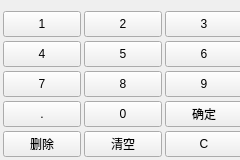
<?xml version="1.0" encoding="UTF-8"?>
<ui version="4.0">
 <class>NumKeyBoard</class>
 <widget class="QWidget" name="NumKeyBoard">
  <property name="enabled">
   <bool>true</bool>
  </property>
  <property name="geometry">
   <rect>
    <x>0</x>
    <y>0</y>
    <width>240</width>
    <height>160</height>
   </rect>
  </property>
  <property name="minimumSize">
   <size>
    <width>240</width>
    <height>160</height>
   </size>
  </property>
  <property name="maximumSize">
   <size>
    <width>240</width>
    <height>160</height>
   </size>
  </property>
  <property name="windowTitle">
   <string>Form</string>
  </property>
  <widget class="QWidget" name="layoutWidget">
   <property name="geometry">
    <rect>
     <x>0</x>
     <y>70</y>
     <width>248</width>
     <height>28</height>
    </rect>
   </property>
   <layout class="QHBoxLayout" name="horizontalLayout">
    <property name="spacing">
     <number>0</number>
    </property>
    <item>
     <widget class="QPushButton" name="pushButton_7">
      <property name="minimumSize">
       <size>
        <width>78</width>
        <height>26</height>
       </size>
      </property>
      <property name="maximumSize">
       <size>
        <width>78</width>
        <height>26</height>
       </size>
      </property>
      <property name="text">
       <string>7</string>
      </property>
     </widget>
    </item>
    <item>
     <widget class="QPushButton" name="pushButton_8">
      <property name="minimumSize">
       <size>
        <width>78</width>
        <height>26</height>
       </size>
      </property>
      <property name="maximumSize">
       <size>
        <width>78</width>
        <height>26</height>
       </size>
      </property>
      <property name="text">
       <string>8</string>
      </property>
     </widget>
    </item>
    <item>
     <widget class="QPushButton" name="pushButton_9">
      <property name="minimumSize">
       <size>
        <width>78</width>
        <height>26</height>
       </size>
      </property>
      <property name="maximumSize">
       <size>
        <width>78</width>
        <height>26</height>
       </size>
      </property>
      <property name="text">
       <string>9</string>
      </property>
     </widget>
    </item>
   </layout>
  </widget>
  <widget class="QWidget" name="layoutWidget">
   <property name="geometry">
    <rect>
     <x>0</x>
     <y>40</y>
     <width>248</width>
     <height>28</height>
    </rect>
   </property>
   <layout class="QHBoxLayout" name="horizontalLayout_2">
    <property name="spacing">
     <number>0</number>
    </property>
    <item>
     <widget class="QPushButton" name="pushButton_4">
      <property name="minimumSize">
       <size>
        <width>78</width>
        <height>26</height>
       </size>
      </property>
      <property name="maximumSize">
       <size>
        <width>78</width>
        <height>26</height>
       </size>
      </property>
      <property name="text">
       <string>4</string>
      </property>
     </widget>
    </item>
    <item>
     <widget class="QPushButton" name="pushButton_5">
      <property name="minimumSize">
       <size>
        <width>78</width>
        <height>26</height>
       </size>
      </property>
      <property name="maximumSize">
       <size>
        <width>78</width>
        <height>26</height>
       </size>
      </property>
      <property name="text">
       <string>5</string>
      </property>
     </widget>
    </item>
    <item>
     <widget class="QPushButton" name="pushButton_6">
      <property name="minimumSize">
       <size>
        <width>78</width>
        <height>26</height>
       </size>
      </property>
      <property name="maximumSize">
       <size>
        <width>78</width>
        <height>26</height>
       </size>
      </property>
      <property name="text">
       <string>6</string>
      </property>
     </widget>
    </item>
   </layout>
  </widget>
  <widget class="QWidget" name="layoutWidget">
   <property name="geometry">
    <rect>
     <x>0</x>
     <y>10</y>
     <width>248</width>
     <height>28</height>
    </rect>
   </property>
   <layout class="QHBoxLayout" name="horizontalLayout_3">
    <property name="spacing">
     <number>0</number>
    </property>
    <item>
     <widget class="QPushButton" name="pushButton_1">
      <property name="minimumSize">
       <size>
        <width>78</width>
        <height>26</height>
       </size>
      </property>
      <property name="maximumSize">
       <size>
        <width>78</width>
        <height>26</height>
       </size>
      </property>
      <property name="text">
       <string>1</string>
      </property>
     </widget>
    </item>
    <item>
     <widget class="QPushButton" name="pushButton_2">
      <property name="minimumSize">
       <size>
        <width>78</width>
        <height>26</height>
       </size>
      </property>
      <property name="maximumSize">
       <size>
        <width>78</width>
        <height>26</height>
       </size>
      </property>
      <property name="text">
       <string>2</string>
      </property>
     </widget>
    </item>
    <item>
     <widget class="QPushButton" name="pushButton_3">
      <property name="minimumSize">
       <size>
        <width>78</width>
        <height>26</height>
       </size>
      </property>
      <property name="maximumSize">
       <size>
        <width>78</width>
        <height>26</height>
       </size>
      </property>
      <property name="text">
       <string>3</string>
      </property>
     </widget>
    </item>
   </layout>
  </widget>
  <widget class="QWidget" name="layoutWidget">
   <property name="geometry">
    <rect>
     <x>0</x>
     <y>100</y>
     <width>248</width>
     <height>28</height>
    </rect>
   </property>
   <layout class="QHBoxLayout" name="horizontalLayout_4">
    <property name="spacing">
     <number>0</number>
    </property>
    <item>
     <widget class="QPushButton" name="pushButton_dou">
      <property name="minimumSize">
       <size>
        <width>78</width>
        <height>26</height>
       </size>
      </property>
      <property name="maximumSize">
       <size>
        <width>78</width>
        <height>26</height>
       </size>
      </property>
      <property name="text">
       <string>.</string>
      </property>
     </widget>
    </item>
    <item>
     <widget class="QPushButton" name="pushButton_0">
      <property name="minimumSize">
       <size>
        <width>78</width>
        <height>26</height>
       </size>
      </property>
      <property name="maximumSize">
       <size>
        <width>78</width>
        <height>26</height>
       </size>
      </property>
      <property name="text">
       <string>0</string>
      </property>
     </widget>
    </item>
    <item>
     <widget class="QPushButton" name="pushButton_true">
      <property name="minimumSize">
       <size>
        <width>78</width>
        <height>26</height>
       </size>
      </property>
      <property name="maximumSize">
       <size>
        <width>78</width>
        <height>26</height>
       </size>
      </property>
      <property name="text">
       <string>确定</string>
      </property>
     </widget>
    </item>
   </layout>
  </widget>
  <widget class="QWidget" name="layoutWidget">
   <property name="geometry">
    <rect>
     <x>0</x>
     <y>130</y>
     <width>248</width>
     <height>28</height>
    </rect>
   </property>
   <layout class="QHBoxLayout" name="horizontalLayout_5">
    <property name="spacing">
     <number>0</number>
    </property>
    <item>
     <widget class="QPushButton" name="pushButton_detele">
      <property name="minimumSize">
       <size>
        <width>78</width>
        <height>26</height>
       </size>
      </property>
      <property name="maximumSize">
       <size>
        <width>78</width>
        <height>26</height>
       </size>
      </property>
      <property name="text">
       <string>删除</string>
      </property>
     </widget>
    </item>
    <item>
     <widget class="QPushButton" name="pushButton_clear">
      <property name="minimumSize">
       <size>
        <width>78</width>
        <height>26</height>
       </size>
      </property>
      <property name="maximumSize">
       <size>
        <width>78</width>
        <height>26</height>
       </size>
      </property>
      <property name="text">
       <string>清空</string>
      </property>
     </widget>
    </item>
    <item>
     <widget class="QPushButton" name="pushButton_19">
      <property name="minimumSize">
       <size>
        <width>78</width>
        <height>26</height>
       </size>
      </property>
      <property name="maximumSize">
       <size>
        <width>78</width>
        <height>26</height>
       </size>
      </property>
      <property name="text">
       <string>C</string>
      </property>
     </widget>
    </item>
   </layout>
  </widget>
 </widget>
 <tabstops>
  <tabstop>pushButton_1</tabstop>
  <tabstop>pushButton_2</tabstop>
  <tabstop>pushButton_3</tabstop>
  <tabstop>pushButton_4</tabstop>
  <tabstop>pushButton_5</tabstop>
  <tabstop>pushButton_6</tabstop>
  <tabstop>pushButton_7</tabstop>
  <tabstop>pushButton_8</tabstop>
  <tabstop>pushButton_9</tabstop>
  <tabstop>pushButton_dou</tabstop>
  <tabstop>pushButton_0</tabstop>
  <tabstop>pushButton_true</tabstop>
  <tabstop>pushButton_detele</tabstop>
  <tabstop>pushButton_clear</tabstop>
  <tabstop>pushButton_19</tabstop>
 </tabstops>
 <resources/>
 <connections/>
</ui>
